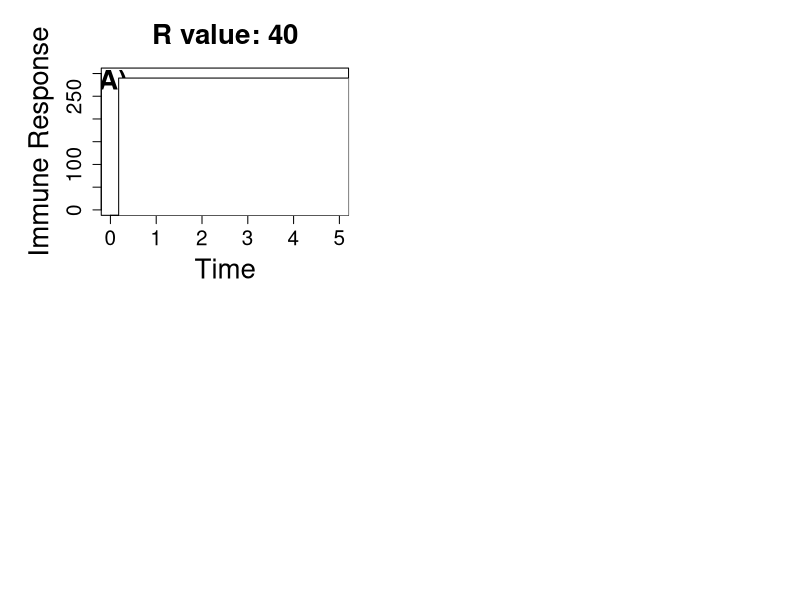

Generate this figure with R: (Note: this script raises an error after producing the figure.)
## ---- chunk 1
require(deSolve)
require(ggplot2)
## ---- chunk 2
transmission.model <- function(t, x, params) {
  P <- x[1]
  X <- x[2]
  
  with(
    as.list(params),
    {
      dP <- r*P - k*X*P
      dX <- a - d*X + y*k*X*P
    
      res <- c(dP, dX)
      list(res)
    }
  )
}

transmission.potential <- function(k, P) {
  return(ifelse(k*P < 0, 0, k*P))
}

cutter <- function(dose, time, params) {
  df= data.frame(lsoda(c(P=dose, X=0), time, transmission.model, params))
  if(any(df$P) <= 0){
    clearance = min(which(df$P <= 0))
    df[clearance:length(time)] = NA
  }
  return(df)
}
## ---- chunk 3
params40 <- c(r=40, k=3.5, y=10^-4, a=1, d=.5)
params70 <- c(r=70, k=3.5, y=10^-4, a=1, d=.5)
params100 <- c(r=100, k=3.5, y=10^-4, a=1, d=.5)
time <- seq(0,5, by=0.001)
lowid <- 1
medid <- 100
highid <- 10000
ids <- data.frame(low=lowid, med=medid, high=highid)
lowcolor <- "black"
medcolor <- "#a3a3a3"
highcolor <- "#d4d4d4"
cols <- data.frame(low=lowcolor, med=medcolor, high=highcolor)
k <- 10^-3
## ---- chunk 4
plot.immune.response.panel <- function(ids, params, cols, label, time) {
  datalow= cutter(ids$low, time, params)
  datamed= cutter(ids$med, time, params)
  datahigh= cutter(ids$high, time, params)
  
  plot(datalow$time, datalow$X, col=cols[1], type="l", ylim=c(0, 300),
       xlab="Time", ylab="Immune Response", main=paste("R value:", params[1]),
       cex.lab=2, cex.axis=1.5, cex.main=2)
  text(0.05, 280, labels=label, font=2, cex=2)
  
  lines(datamed$time, datamed$X, col=cols[2])
  lines(datahigh$time, datahigh$X, col=cols[3])
}

#Plotting immune response over time

png("./Figures/Immune response.png", width=1000, height=900)

par(mfrow=c(2, 2), mar=c(5.1, 6.1, 4.1, 3.1))

plot.immune.response.panel(ids, params40, cols, "A)", time)

legend(0.18, 290, 
       title="Relative Infectious Dose",
       legend=c("1", "100", "10000"), 
       col=c(smallcolor, medcolor, highcolor), 
       cex=2, text.font=2, lty=1)

plot.immune.response.panel(ids, params70, cols, "B)")

plot.immune.response.panel(ids, params100, cols, "C)")

dev.off()
## ---- chunk 5
peak.immuneresponse <- function(data) {
  peak = max(data$immune)
  return(peak)
}

symp.thresh <- function(data, thresh.type) {
  peak.immune <- peak.immuneresponse(data)
  
  if(thresh.type == 'h') {
    return (peak.immune)
  } else {
    return(peak.immune - 5)
  }
}

symptomatic.df <- function(data, thresh.type) {
  threshold = symp.thresh(data, thresh.type)
  symp= data[data$immune >= threshold,]
  
  return(symp)
}
## ---- chunk 6
plot.transmission.lines <- function(df, k, color) {
  lines(df$time, transmission.potential(k, df$P), col=color)
}
## ---- chunk 7
plot.simple.model.panel <- function(symp.thresh, k, datalow, datamed, datahigh, 
                                    cols, label) {
  lowcolor= cols$low
  medcolor= cols$med
  highcolor= cols$high
  
  plot(1, type="n", xlab='', ylab='', log='y', xlim=c(0, 0.4), ylim=c(1, 10^4), 
       cex.lab=2, cex.axis=1.5, cex.main=2)
  plot.transmission.lines(datalow, k, lowcolor)
  plot.transmission.lines(datamed, k, medcolor)
  plot.transmission.lines(datahigh, k, highcolor)
  abline(h=symp.thresh, lty=3, col="red")
  text(0.03, 3 * 10^3, labels=label, font=2, cex=2)
  mtext(text="Time", side=1, line=4, cex=2)
  mtext(text="Transmission Potential", side=2, line=4, cex=2)
}

datalow <- cutter(lowid, time, params40)
datamed <- data.frame(lsoda(c(P=medid, X=0), time, transmission.model, params40))
datahigh <- data.frame(lsoda(c(P=highid, X=0), time, transmission.model, params40))

#Case 1: Symptoms threshold is below transmission threshold

{
  png("./Figures/Simple Model.png", width=1000, height=700)
  par(mfrow=c(1, 2), mar=c(5.1, 6.1, 4.1, 3.1))
  symp.thresh1 <- 50
  
  { 
  
    plot.simple.model.panel(symp.thresh1, k, datalow, datamed, datahigh, cols, "A)")
    
    legend(0.1, 9 * 10^3, 
           title="Relative Infectious Dose",
           legend=c("1", "100", "10000", "Symptom threshold"), 
           lty= c(1, 1, 1, 3, 3), col=c(cols$low, cols$med, cols$high, "red"), lwd=3, 
           cex=1.5, text.font=2) 
  }
  


#Case 2: Symptoms threshold is above transmission threshold

  symp.thresh2 <- 1000
  
  plot.simple.model.panel(symp.thresh2, k, datalow, datamed, datahigh, cols, "B)")
  
  dev.off()
}

## ---- chunk 8
plot.immune.model.panel <- function(symp.thresh, r, label, cols, y, vary) {
  par(mar=c(5.1, 6.1, 4.1, 3.1))
  params=c(r=r, k=3.5, y=y, a=1, d=.5)
  
  datalow= data.frame(lsoda(c(P=lowid, X=0), time, transmission.model, params))
  datamed= data.frame(lsoda(c(P=medid, X=0), time, transmission.model, params))
  datahigh=- data.frame(lsoda(c(P=highid, X=0), time, transmission.model, params))
  
  dfs <- list(datalow, datamed, datahigh)
  
  plot(1, type="n", xlab='', ylab='', log='y', xlim=c(0, 0.5), ylim=c(1, 10^4), 
       cex.lab=2, cex.axis=1.5, cex.main=2)
  plot.immune.model.line(datalow, symp.thresh, cols$low)
  plot.immune.model.line(datamed, symp.thresh, cols$med)
  plot.immune.model.line(datahigh, symp.thresh, cols$high)
  
  if(vary=="gamma") {
    mtext(text=bquote("Transmission when "~ gamma ~ " = " ~ .(y)), font=2, side=3, line=1, cex=2)
    text(0.05, 6000, labels=label, font=2, cex=2)
  } else {
    text(0.25, 10^11, labels=label, font=2, cex=2)
    mtext(text=bquote("Transmission when r =" ~ .(r)), side=3, font=2, line=1, cex=2)
  }
}

plot.immune.model.line <- function(data, symp.thresh, col) {
  data=data[transmission.potential(k, data$P) > 0,]
  lines(data$time, transmission.potential(k, data$P), col=col)
  symptomatic <- data[data$X >= symp.thresh,]
  lines(symptomatic$time, transmission.potential(k,symptomatic$P), lwd=3)
}

symp.thresh <- 5

#r varies. gamma= 10^-4

r <- seq(10, 130, by=10)

png("./Figures/Immune-based symptoms varying r.png", width=1400, height=1000)

par(mfrow=c(3, 4), mar=c(5.1, 6.1, 4.1, 3.1))

for (i in seq(1, 12)) {
  
  plot.immune.model.panel(symp.thresh, round(r[i]), paste(LETTERS[i], ")"), cols, 10^-4, "r")

  if (i == 9) {
    mtext(text="Time", side=1, line=4, cex=2)
    mtext(text="Transmission Potential", side=2, line=4, cex=2)
    
    legend(0.21, 8800, 
           title="Relative Infectious Dose",
           legend=c("1", "100", "10000", "Symptoms"), 
           col=c(smallcolor, medcolor, highcolor, smallcolor), lwd=c(1, 1, 1, 3), 
           cex=1.5, text.font=2)
  }

}

dev.off()

#gamma varies. r=40.

symp.thresh <- 5

y <- seq(.5 * 10^-4, 1.5*10^-4, by=.1*10^-4)

png("./Figures/Immune-based symptoms varying y many.png", width=1600, height=1000)

par(mfrow=c(3, 4), mar=c(5.1, 6.1, 4.1, 3.1))

for (i in seq(1, 11)) {
  
  plot.immune.model.panel(symp.thresh, 40, paste(LETTERS[i], ")"), cols, y[i], "gamma")
  
  if (i == 9) {
    mtext(text="Time", side=1, line=4, cex=2)
    mtext(text="Transmission Potential", side=2, line=4, cex=2)
    
    legend(0.27, 10000, 
           title="Relative Infectious Dose",
           legend=c("1", "100", "10000", "Symptoms"), 
           col=c(smallcolor, medcolor, highcolor, smallcolor), lwd=c(1, 1, 1, 3), 
           cex=1.5, text.font=2)
  }
  
}

dev.off()

## ---- chunk 9
gamma_variable <- rep(c(0.5 * 10^-4, 10^-4, 1.5 * 10^-4), 3)
r_variable <- rep(c(10, 70, 130), 3)
dose <- c(rep(1, 3), rep(100, 3), rep(10000, 3))

varyingr <- data.frame(gamma= gamma_variable[2], r=r_variable, dose=dose)

varyingy <- data.frame(gamma=gamma_variable, r=r_variable[2], dose=dose)

get.params <- function(gamma, r) {
  return (c(y=gamma, r=r, a=1, d=.5, k=3.5))
}

desolve_function <- function(gamma, r, id, time) {
  parameter_value = get.params(gamma, r)
  df = cutter(id, time, parameter_value)
  tp = data.frame(time=time, transmission_potential=transmission.potential(10^-3, df$P), immune=df$X, gamma=gamma, r=r, dose=id)
  return(tp)
}

time <- seq(0,2, by=0.001)

#varyingr is a list
varyingr <- do.call(rbind, mapply(desolve_function, varyingr$gamma, varyingr$r, varyingr$dose, time, SIMPLIFY = FALSE))

lowr <- varyingr[varyingr$r == r_variable[1],] 
params.lowr <- get.params(gamma_variable[2], r_variable[1])
symptomatic.lowr.lowthresh <- symptomatic.df(lowr, 'low')
symptomatic.lowr.highthresh <- symptomatic.df(lowr, 'high')

medr <- varyingr[varyingr$r == r_variable[2],] 
params.medr <- get.params(gamma_variable[2], r_variable[2])
symptomatic.medr.lowthresh <- symptomatic.df(medr.lowdose, 'low')
symptomatic.medr.highthresh <- symptomatic.df(medr.lowdose, 'high')

highr <- varyingr[varyingr$r == r_variable[1],] 
params.highr <- get.params(gamma_variable[2], r_variable[1])
symptomatic.highr.lowthresh <- symptomatic.df(highr.lowdose, 'low')
symptomatic.highr.highthresh <- symptomatic.df(highr.lowdose, 'high')

#varyingy is a list
varyingy <- mapply(desolve_function, varyingy$gamma, varyingy$r, id=varyingy$dose, SIMPLIFY = FALSE)

varyingy <- do.call(rbind, varyingy)

symptomaticvaryingy <- varyingy[varyingy$immune >= symp.thresh,]
symp.lowgamma <- symptomaticvaryingy[symptomaticvaryingy$gamma == gamma_variable[1],]
symp.medgamma <- symptomaticvaryingy[symptomaticvaryingy$gamma == gamma_variable[2],]
symp.highgamma <- symptomaticvaryingy[symptomaticvaryingy$gamma == gamma_variable[3],]

## ---- chunk 10
gamma <- "\u03B3"

colsr <- c("10"="red", "70"="purple", "130"="orange")

colsgamma <- c("5e-05"="black", "1e-04"="green", "0.00015"="blue")
  
idlabels <- c("Infectious Dose: 1",
              "Infectious Dose: 100",
              "Infectious Dose: 10000")
names(idlabels) <- c("1", "100", "10000")

plot.varyingr <- function(lowr.df, medr.df, highr.df, symp.lowr.df, symp.medr.df, symp.highr.df) {
  ggplot(NULL, aes(x=time, y=transmission_potential)) + 
  xlim(0, 1.8) +
  geom_line(data=lowr.df, aes(colour=lowr)) +
  geom_line(data=medr.df, aes(colour=medr)) +
  geom_line(data=highr.df, aes(colour=highr)) +
  facet_wrap(~ dose, ncol=1, labeller=labeller(dose=idlabels)) +
  
  #Bolded transmission potential lines where symptoms occur
  geom_line(data=symp.lowr.df, aes(colour=lowr, lwd=1.1)) +
  geom_line(data=symp.medr.df, aes(colour=medr, lwd=1.1)) +
  geom_line(data=symp.highr.df, aes(colour=highr, lwd=1.1)) +
  
  xlab("Time") + ylab("Transmission Potential") + 
  scale_color_manual(name="Pathogen replication rate (r)", values = colsr) +
  theme(strip.background = element_rect(fill="lightblue"), 
        legend.position=c(.7, .15)) 
}

varyingr.plot.lowthresh <- plot.varyingr(lowr)

varyingy.plot <- ggplot(NULL, aes(x=time, y=transmission_potential)) + 
  xlim(0, 0.25) +
  geom_line(data=varyingy[varyingy$gamma==gamma_variable[1],],
            aes(colour=toString(gamma_variable[1]))) +
  geom_line(data=varyingy[varyingy$gamma==gamma_variable[2],], 
            aes(colour=toString(gamma_variable[2]))) +
  geom_line(data=varyingy[varyingy$gamma==gamma_variable[3],], 
            aes(colour=toString(gamma_variable[3]))) +
  facet_wrap(~ dose, ncol=1, labeller=labeller(dose=idlabels)) +
  
  #Bolded transmission potential lines where symptoms occur
  geom_line(data=symp.lowgamma, 
            aes(colour= toString(gamma_variable[1])), lwd=1.1) +
  geom_line(data=symp.medgamma, 
            aes(colour= toString(gamma_variable[2])), lwd=1.1) +
  geom_line(data=symp.highgamma, 
            aes(colour= toString(gamma_variable[3])), lwd=1.1) +
  
  xlab("Time") +  ylab("") +
  theme(axis.ticks.y=element_blank(),
        axis.text.y=element_blank(),
        strip.background = element_rect(fill="lightblue"),
        legend.position=c(.7, .15)) +
  scale_color_manual(name=
                       paste("Immune response recruitment rate (", gamma, ")", 
                             sep=""),
                       values = colsgamma)

grid.arrange(varyingr.plot, varyingy.plot, ncol=2)

ggsave("./Figures/Varying r and y 6 panels.png")
